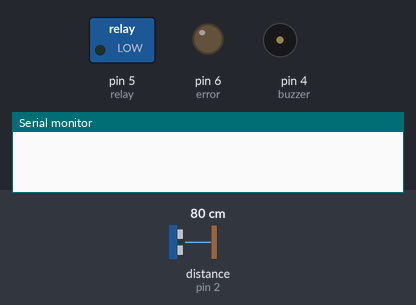
Bench run of a sketch on a simulated Arduino Uno, built with avr-gcc and run on an emulated ATmega328P. Parts: switched loads named in the sketch (green lamp = pin HIGH), output pins drawn as LEDs (lit = HIGH), buzzer (waves = sounding, pin HIGH), the last lines printed to the serial monitor. Wiring (inferred from the names in the program): ultrasonic range finder: trigger pin 3; echo pin 2. The inputs (shaded band) are chosen by the test bench; at power-on: distance to the obstacle (sensor on pin 2) 80 cm. The echo pulse lasts 58.3 µs per cm; pins used as bus, display or sensor lines are not drawn.

Above: at 10.61 s.
11.3 s: distance to the obstacle (sensor on pin 2) set to 20 cm
At 15.2 s:
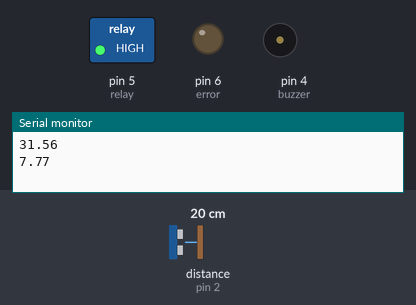
15.9 s: distance to the obstacle (sensor on pin 2) set to 15 cm
At 16.06 s:
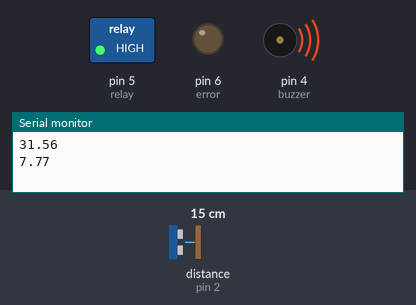
19.4 s: distance to the obstacle (sensor on pin 2) set to 38 cm
21.2 s: distance to the obstacle (sensor on pin 2) set to 45 cm
At 22.22 s:
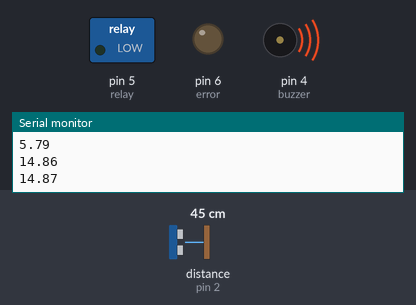
25.5 s: distance to the obstacle (sensor on pin 2) set to 79 cm
28.2 s: distance to the obstacle (sensor on pin 2) set to 86 cm
At 30.3 s:
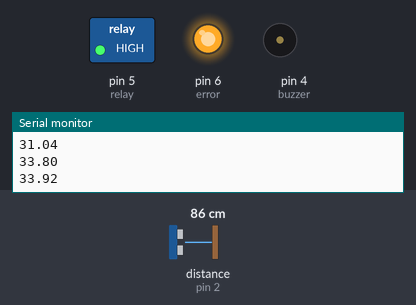
Timing chart, 0 to 40.6 s (numbered marks = the images above; inputs shaded):
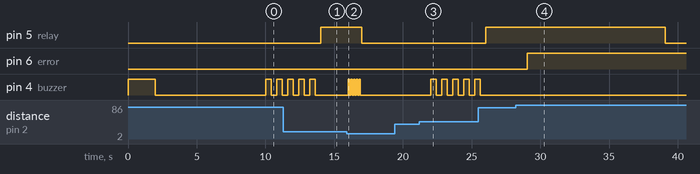

The sketch:

AMC_STABLE_official_v9.02.21.ino
```cpp
float tankHeight = 27, ToPercent, waterDistance;
const int echo = 2, trigger = 3, buzzer = 4, relay = 5, error = 6, delayHigh = 100, delayLow = 400, timeBreak = 1000, errorCooldown = 5000, spaceMax = 60, spaceMin = 25;
int triggered, count, errorCounter = 0;
long duration;
void alarmOnStart() {
  Serial.begin(9600);
  digitalWrite(buzzer, HIGH);
  delay(2000);
  digitalWrite(buzzer, LOW);
  delay(8000);
}
void onStart() {
  alarmOnStart();
}
void alarmLow() {
  digitalWrite(buzzer, HIGH);
  delay(delayLow);
  digitalWrite(buzzer, LOW);
  delay(delayLow);
}
void alarmHigh() {
  digitalWrite(buzzer, HIGH);
  delay(delayHigh);
  digitalWrite(buzzer, LOW);
  delay(delayHigh);
}
void convert() {
  waterDistance = (duration / 2) / (29.1 * 2.54);
}
void throwSignal() {
  digitalWrite(trigger, LOW);
  delayMicroseconds(2);
  digitalWrite(trigger, HIGH);
  delayMicroseconds(10);
  digitalWrite(trigger, LOW);
  duration = pulseIn(echo, HIGH);
}
void DefinePercent() {
  convert();
  ToPercent = 100 * waterDistance / tankHeight;
}
void Operation() {
  if (ToPercent < 120 && ToPercent >= 0) {
    digitalWrite(error, LOW);
    }
  if (ToPercent > 120 || ToPercent < 0) {
    analogWrite(error, 255);
    errorCounter++;
    if (errorCounter > 10) {
      digitalWrite(relay, LOW);
      delay(errorCooldown);
    }
  }
  else if (ToPercent > spaceMax && ToPercent <= 120) {
    errorCounter = 0;
    digitalWrite(error, LOW);
    for (count = 0; count < 5 && triggered == 1; count++) {
      alarmLow();
    }
    analogWrite(relay, 255);
    triggered = 0;
  }
  else if (ToPercent < spaceMin) {
    errorCounter = 0;
    digitalWrite(error, LOW);
    for (count = 0; count < 5 && triggered == 0; count++) {
      alarmHigh();
    }
    digitalWrite(relay, LOW);
    triggered = 1;
  }
}
void setup() {
  Serial.begin(9600);
  pinMode(trigger, OUTPUT);
  pinMode(echo, INPUT);
  pinMode(buzzer, OUTPUT);
  pinMode(relay, OUTPUT);
  onStart();
  throwSignal();
  DefinePercent();
  if (ToPercent < spaceMin) {
    triggered = 0;
  }
  else if (ToPercent > spaceMax) {
    triggered = 1;
  }
}
void loop() {
  throwSignal();
  DefinePercent();
  Operation();
  Serial.println(waterDistance);
  delay(timeBreak);
}
```

Measured:
- the behaviour switches between 18 and 17 cm on distance to the obstacle (sensor on pin 2) (found by bisection; images 1 and 2)
- the behaviour switches between 41 and 42 cm on distance to the obstacle (sensor on pin 2) (found by bisection; images 2 and 3)
- the behaviour switches between 82 and 83 cm on distance to the obstacle (sensor on pin 2) (found by bisection; images 3 and 4)
- after the input at 15.9 s, pin 5 (relay): HIGH → LOW after 1.1 s; pin 4 (buzzer): alternates HIGH for 0.10 s and LOW for 0.10 s, 10 changes in all, then stays LOW, starting after 0.12 s
- after the input at 21.2 s, pin 4 (buzzer): alternates HIGH for 0.40 s and LOW for 0.40 s, starting after 0.83 s
- after the input at 28.2 s, pin 5 (relay): HIGH → LOW after 10.9 s; pin 6 (error): LOW → HIGH after 0.85 s
- by itself, pin 4 (buzzer): alternates HIGH for 0.40 s and LOW for 0.40 s, 6 changes in all, then stays LOW
